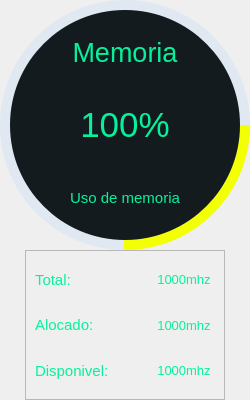
               <widget class="QFrame" name="Frame_Memory">
                <property name="minimumSize">
                 <size>
                  <width>250</width>
                  <height>400</height>
                 </size>
                </property>
                <property name="maximumSize">
                 <size>
                  <width>200</width>
                  <height>350</height>
                 </size>
                </property>
                <property name="styleSheet">
                 <string notr="true">QFrame {
	background:  none;	
	

    }
</string>
                </property>
                <property name="frameShape">
                 <enum>QFrame::NoFrame</enum>
                </property>
                <property name="frameShadow">
                 <enum>QFrame::Raised</enum>
                </property>
                <layout class="QVBoxLayout" name="verticalLayout_11">
                 <property name="spacing">
                  <number>0</number>
                 </property>
                 <property name="leftMargin">
                  <number>0</number>
                 </property>
                 <property name="topMargin">
                  <number>0</number>
                 </property>
                 <property name="rightMargin">
                  <number>0</number>
                 </property>
                 <property name="bottomMargin">
                  <number>0</number>
                 </property>
                 <item>
                  <widget class="QFrame" name="progres_fund_memoria">
                   <property name="minimumSize">
                    <size>
                     <width>250</width>
                     <height>250</height>
                    </size>
                   </property>
                   <property name="styleSheet">
                    <string notr="true">QFrame{
	border: none;
	border-radius: 125px;
	background-color: rgba(85, 170, 255, 0.10);
}</string>
                   </property>
                   <property name="frameShape">
                    <enum>QFrame::StyledPanel</enum>
                   </property>
                   <property name="frameShadow">
                    <enum>QFrame::Raised</enum>
                   </property>
                   <widget class="QFrame" name="Porcent_circle_memoria">
                    <property name="geometry">
                     <rect>
                      <x>0</x>
                      <y>0</y>
                      <width>250</width>
                      <height>250</height>
                     </rect>
                    </property>
                    <property name="minimumSize">
                     <size>
                      <width>250</width>
                      <height>250</height>
                     </size>
                    </property>
                    <property name="maximumSize">
                     <size>
                      <width>250</width>
                      <height>250</height>
                     </size>
                    </property>
                    <property name="styleSheet">
                     <string notr="true">QFrame{
	border: none;
	border-radius: 125px;
	background-color: qconicalgradient(cx:0.5, cy:0.5, angle:0, stop:0.749 rgba(170, 0, 255, 0), stop:0.75 rgba(242, 255, 5, 255));
}</string>
                    </property>
                    <property name="frameShape">
                     <enum>QFrame::StyledPanel</enum>
                    </property>
                    <property name="frameShadow">
                     <enum>QFrame::Raised</enum>
                    </property>
                    <widget class="QFrame" name="cicler_3">
                     <property name="geometry">
                      <rect>
                       <x>10</x>
                       <y>10</y>
                       <width>230</width>
                       <height>230</height>
                      </rect>
                     </property>
                     <property name="minimumSize">
                      <size>
                       <width>230</width>
                       <height>230</height>
                      </size>
                     </property>
                     <property name="maximumSize">
                      <size>
                       <width>230</width>
                       <height>230</height>
                      </size>
                     </property>
                     <property name="styleSheet">
                      <string notr="true">QFrame{
	border: none;
	border-radius: 115px;
	background-color: #131B1F;
}
QFrame:hover{
	background:  #38393B;
}</string>
                     </property>
                     <property name="frameShape">
                      <enum>QFrame::StyledPanel</enum>
                     </property>
                     <property name="frameShadow">
                      <enum>QFrame::Raised</enum>
                     </property>
                     <layout class="QVBoxLayout" name="verticalLayout_13">
                      <item>
                       <widget class="QLabel" name="label_19">
                        <property name="font">
                         <font>
                          <family>Tahoma</family>
                          <pointsize>20</pointsize>
                         </font>
                        </property>
                        <property name="styleSheet">
                         <string notr="true">border: none;
color: #05F29B;
background-color: none;</string>
                        </property>
                        <property name="text">
                         <string>Memoria</string>
                        </property>
                        <property name="alignment">
                         <set>Qt::AlignCenter</set>
                        </property>
                       </widget>
                      </item>
                      <item>
                       <widget class="QLabel" name="Vmemory_usage">
                        <property name="font">
                         <font>
                          <family>Tahoma</family>
                          <pointsize>26</pointsize>
                         </font>
                        </property>
                        <property name="styleSheet">
                         <string notr="true">border: none;
color: #05F29B;
background-color: none;</string>
                        </property>
                        <property name="text">
                         <string>100%</string>
                        </property>
                        <property name="alignment">
                         <set>Qt::AlignCenter</set>
                        </property>
                       </widget>
                      </item>
                      <item>
                       <widget class="QLabel" name="label_21">
                        <property name="font">
                         <font>
                          <family>Tahoma</family>
                          <pointsize>11</pointsize>
                         </font>
                        </property>
                        <property name="styleSheet">
                         <string notr="true">border: none;
color: #05F29B;
background-color: none;</string>
                        </property>
                        <property name="text">
                         <string>Uso de memoria</string>
                        </property>
                        <property name="alignment">
                         <set>Qt::AlignCenter</set>
                        </property>
                       </widget>
                      </item>
                     </layout>
                    </widget>
                   </widget>
                  </widget>
                 </item>
                 <item alignment="Qt::AlignHCenter">
                  <widget class="QFrame" name="FDados_3">
                   <property name="enabled">
                    <bool>true</bool>
                   </property>
                   <property name="minimumSize">
                    <size>
                     <width>200</width>
                     <height>100</height>
                    </size>
                   </property>
                   <property name="maximumSize">
                    <size>
                     <width>300</width>
                     <height>170</height>
                    </size>
                   </property>
                   <property name="styleSheet">
                    <string notr="true">QFrame{
	background: none;
}</string>
                   </property>
                   <property name="frameShape">
                    <enum>QFrame::StyledPanel</enum>
                   </property>
                   <property name="frameShadow">
                    <enum>QFrame::Raised</enum>
                   </property>
                   <layout class="QHBoxLayout" name="horizontalLayout_5">
                    <property name="spacing">
                     <number>0</number>
                    </property>
                    <property name="leftMargin">
                     <number>0</number>
                    </property>
                    <property name="topMargin">
                     <number>0</number>
                    </property>
                    <property name="rightMargin">
                     <number>0</number>
                    </property>
                    <property name="bottomMargin">
                     <number>0</number>
                    </property>
                    <item>
                     <widget class="QFrame" name="FDesquedo_3">
                      <property name="minimumSize">
                       <size>
                        <width>90</width>
                        <height>0</height>
                       </size>
                      </property>
                      <property name="styleSheet">
                       <string notr="true">background: none;
border: none;</string>
                      </property>
                      <property name="frameShape">
                       <enum>QFrame::StyledPanel</enum>
                      </property>
                      <property name="frameShadow">
                       <enum>QFrame::Raised</enum>
                      </property>
                      <layout class="QVBoxLayout" name="verticalLayout_14">
                       <item>
                        <widget class="QLabel" name="label_22">
                         <property name="font">
                          <font>
                           <family>Tahoma</family>
                           <pointsize>11</pointsize>
                          </font>
                         </property>
                         <property name="styleSheet">
                          <string notr="true">border: none;
color: #05F29B;
background: none;</string>
                         </property>
                         <property name="text">
                          <string>Total:</string>
                         </property>
                         <property name="alignment">
                          <set>Qt::AlignLeading|Qt::AlignLeft|Qt::AlignVCenter</set>
                         </property>
                        </widget>
                       </item>
                       <item>
                        <widget class="QLabel" name="label_23">
                         <property name="minimumSize">
                          <size>
                           <width>100</width>
                           <height>0</height>
                          </size>
                         </property>
                         <property name="font">
                          <font>
                           <family>Tahoma</family>
                           <pointsize>11</pointsize>
                          </font>
                         </property>
                         <property name="styleSheet">
                          <string notr="true">border: none;
color: #05F29B;
background: none;</string>
                         </property>
                         <property name="text">
                          <string>Alocado:</string>
                         </property>
                         <property name="alignment">
                          <set>Qt::AlignLeading|Qt::AlignLeft|Qt::AlignVCenter</set>
                         </property>
                        </widget>
                       </item>
                       <item>
                        <widget class="QLabel" name="label_24">
                         <property name="font">
                          <font>
                           <family>Tahoma</family>
                           <pointsize>11</pointsize>
                          </font>
                         </property>
                         <property name="styleSheet">
                          <string notr="true">border: none;
color: #05F29B;
background: none;</string>
                         </property>
                         <property name="text">
                          <string>Disponivel:</string>
                         </property>
                        </widget>
                       </item>
                      </layout>
                     </widget>
                    </item>
                    <item>
                     <widget class="QFrame" name="FDdireito_3">
                      <property name="minimumSize">
                       <size>
                        <width>80</width>
                        <height>50</height>
                       </size>
                      </property>
                      <property name="maximumSize">
                       <size>
                        <width>800</width>
                        <height>800</height>
                       </size>
                      </property>
                      <property name="styleSheet">
                       <string notr="true">background: none;
border: none;</string>
                      </property>
                      <property name="frameShape">
                       <enum>QFrame::StyledPanel</enum>
                      </property>
                      <property name="frameShadow">
                       <enum>QFrame::Raised</enum>
                      </property>
                      <layout class="QVBoxLayout" name="verticalLayout_15">
                       <item>
                        <widget class="QLabel" name="Vmemory_total">
                         <property name="font">
                          <font>
                           <family>Tahoma</family>
                           <pointsize>10</pointsize>
                          </font>
                         </property>
                         <property name="styleSheet">
                          <string notr="true">border: none;
color: #05F29B;
background: none;</string>
                         </property>
                         <property name="text">
                          <string>1000mhz</string>
                         </property>
                         <property name="alignment">
                          <set>Qt::AlignCenter</set>
                         </property>
                        </widget>
                       </item>
                       <item>
                        <widget class="QLabel" name="Vmemory_Alocado">
                         <property name="font">
                          <font>
                           <family>Tahoma</family>
                           <pointsize>10</pointsize>
                          </font>
                         </property>
                         <property name="styleSheet">
                          <string notr="true">border: none;
color: #05F29B;
background: none;</string>
                         </property>
                         <property name="text">
                          <string>1000mhz</string>
                         </property>
                         <property name="alignment">
                          <set>Qt::AlignCenter</set>
                         </property>
                        </widget>
                       </item>
                       <item>
                        <widget class="QLabel" name="Vmemory_Disponivel">
                         <property name="font">
                          <font>
                           <family>Tahoma</family>
                           <pointsize>10</pointsize>
                          </font>
                         </property>
                         <property name="styleSheet">
                          <string notr="true">border: none;
color: #05F29B;
background: none;</string>
                         </property>
                         <property name="text">
                          <string>1000mhz</string>
                         </property>
                         <property name="alignment">
                          <set>Qt::AlignCenter</set>
                         </property>
                        </widget>
                       </item>
                      </layout>
                     </widget>
                    </item>
                   </layout>
                  </widget>
                 </item>
                </layout>
               </widget>
